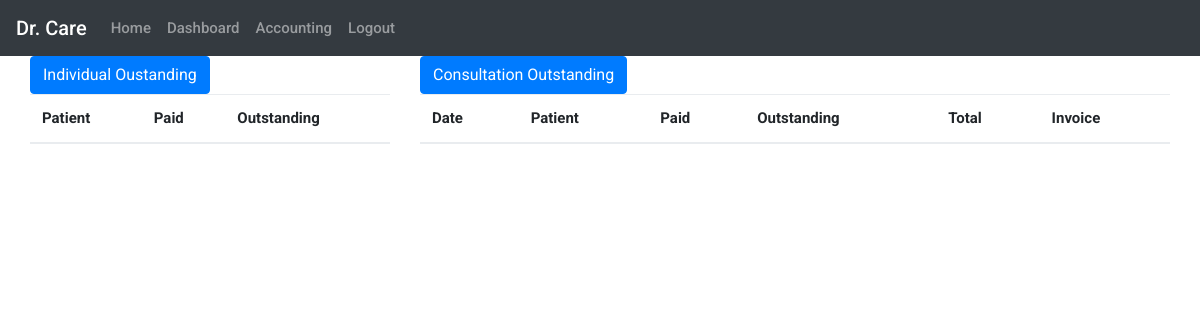
/hr/accounts/ (signed in), run on an earlier commit of the app's database.
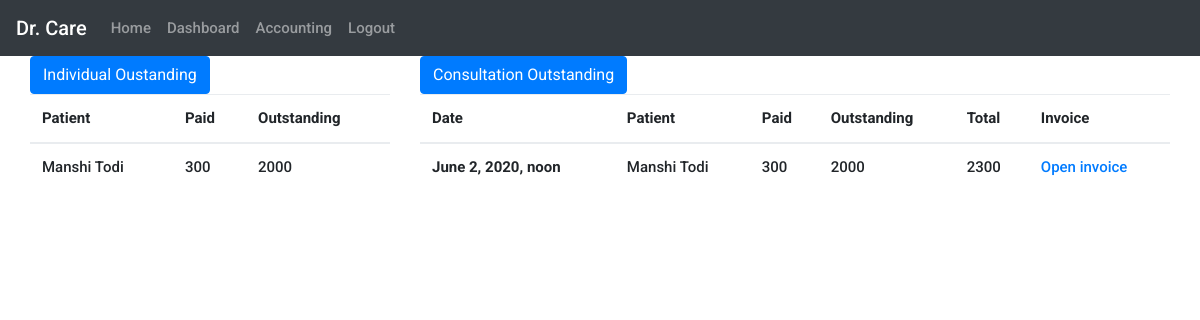
And on a later commit of the database.
### base/models.py (models this page shows)
class Patient(models.Model):
    user=models.ForeignKey(Profile,on_delete=models.CASCADE)
    Name=models.CharField(max_length=100,default="None")
    Age=models.IntegerField(default=0)
    Gender=models.CharField(max_length=20,choices=Gender_choices,default="None")
    Address=models.CharField(max_length=500,default="None")
    Outstanding=models.CharField(max_length=50,default=0)
    Paid=models.CharField(max_length=50,default=0)
    BloodType=models.CharField(max_length=50,default="None")
    def __str__(self):
        return self.Name

class Accounts(models.Model):
    user=models.ForeignKey(Patient,on_delete=models.CASCADE)
    Date=models.DateTimeField()
    paid=models.IntegerField(default=0)
    outstanding=models.IntegerField(default=0)
    invoice=models.ImageField(upload_to='patient_invoice')

### base/views.py (the view)
# urls.py: path('hr/accounts/',views.accounting,name='accounts'),
@login_required(login_url='/login/')
def accounting(request):
    if HR.objects.filter(user=request.user).exists():
        context={
            'account':Accounts.objects.all(),
            'pat':Patient.objects.all()
        }
        return render(request,'hr/account.html',context)

### base/templates/hr/account.html
{% extends 'hr/base.html' %}
{% block content %}
<div class="container">
  <div class="row">
    <div class="col-sm-4">
        <a class="btn btn-primary" href="#" role="button">Individual Oustanding</a>
        <table class="table">
        <thead>
            <tr>
            <th scope="col">Patient</th>
            <th scope="col">Paid</th>
            <th scope="col">Outstanding</th>
            </tr>
        </thead>
        {% for val in pat %}
        <tbody>
            <tr>
            <td>{{ val.Name }}</td>
            <td>{{ val.Paid }}</td>
            <td>{{ val.Outstanding }}</td>
            </tr>
        </tbody>
        {% endfor %}
        </table>
    </div>
    <div class="col-sm-8">
        <a class="btn btn-primary" href="#" role="button">Consultation Outstanding</a>
        <table class="table">
        <thead>
            <tr>
            <th scope="col">Date</th>
            <th scope="col">Patient</th>
            <th scope="col">Paid</th>
            <th scope="col">Outstanding</th>
            <th scope="col">Total</th>
            <th scope="col">Invoice</th>
            </tr>
        </thead>
        {% for val in account %}
        <tbody>
            <tr>
            <th scope="row">{{ val.Date }}</th>
            <td>{{ val.user }}</td>
            <td>{{ val.paid }}</td>
            <td>{{ val.outstanding }}</td>
            <td>{{ val.paid |add:val.outstanding }}</td>
            <td><a href="{{ val.invoice.url }}" target="_blank">Open invoice</a></td>
            </tr>
        </tbody>
        {% endfor %}
        </table>
    </div>
  </div>
</div>
{% endblock %}

What changed in the data, as far as the page shows it:
added Patient: Name "Manshi Todi", Paid "300", Outstanding "2000"
added Accounts: Date "June 2, 2020, noon", user "Manshi Todi", paid "300", outstanding "2000", paid|add "2300"
